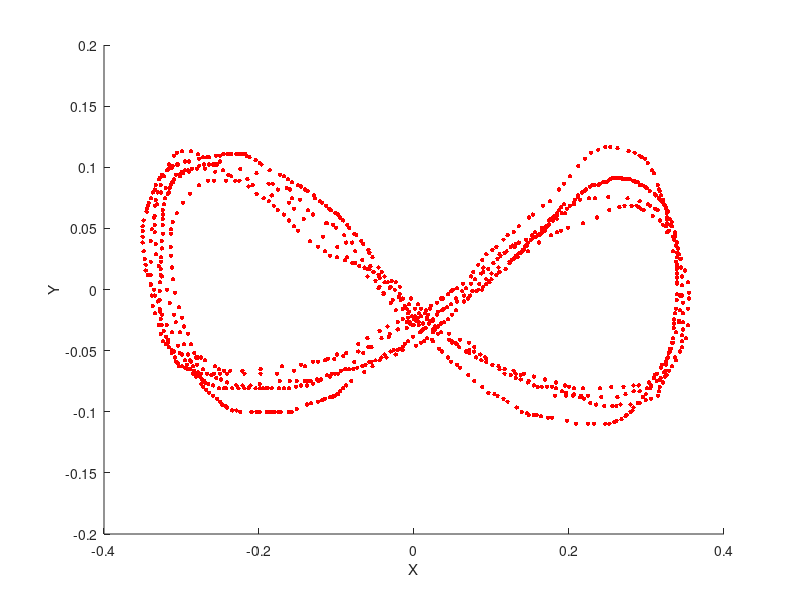

Here is the MATLAB script that generated this plot: (Note: this script raises an error after producing the figure.)
%% Setting Data
close all
clear

plots=true;
load('ImpossibleDataset_EightShape.mat', 'traj');
erased_values=20;
data=traj.data(erased_values:length(traj.data),:);
X_=data(:,1);
meanX=mean(X_);
Y_=data(:,2);
meanY=mean(Y_);

X=X_-meanX;
Y=Y_-meanY;
Z=ones(size(Y));
[THETA,RHO]=cart2pol(X,Y);
[THETA3,PHI3,RH03]=cart2sph(X,Y,Z);


figure;
hold on;
scatter(X,Y,10,'r','filled');
xlabel('X');
ylabel('Y');




%% Calculate Omega
t=(1:length(THETA))';
dt=ones(length(THETA)-1,1);
dTHETA=diff(THETA);
OMEGA=dTHETA./dt;
OMEGA=[OMEGA;OMEGA(length(OMEGA))];
while(max(OMEGA)>pi)
    OMEGA(OMEGA>pi)=OMEGA(OMEGA>pi)-2*pi;
end
while(min(OMEGA)<-pi)
    OMEGA(OMEGA<-pi)=OMEGA(OMEGA<-pi)+2*pi;
end

%% Filter (smoothing) Omega
sigma = 5;
sz = 11;    % length of gaussFilter vector
line = linspace(-sz / 2, sz / 2, sz);
gaussFilter = exp(-line .^ 2 / (2 * sigma ^ 2));
gaussFilter = gaussFilter / sum (gaussFilter);
OMEGA= filter (gaussFilter,1, OMEGA);

%% Adding data for THETA<pi and THETA >pi
perc_b=-pi+0.52;
perc_a=pi-0.52; %(30 last degrees)
THETA_new=[THETA(THETA>perc_a)-2*pi;THETA(THETA<perc_b)+2*pi];
RHO_new=[RHO(THETA>perc_a);RHO(THETA<perc_b)];
OMEGA_new=[OMEGA(THETA>perc_a);OMEGA(THETA<perc_b)];
THETA=[THETA;THETA_new];
RHO=[RHO;RHO_new];
OMEGA=[OMEGA;OMEGA_new];

%% Precomputing GPR constant matrices

kfcn = @(XN,XM,param) param(1)*exp(-(pdist2(XN,XM).^2)/(2*param(2)^2));
param=[1,0.2];



mdl_rho = fitrgp(THETA,RHO,'KernelFunction',kfcn,'KernelParameters',param);
param_rho.g=mdl_rho.KernelInformation.KernelParameters(1);
param_rho.l=mdl_rho.KernelInformation.KernelParameters(2);
param_rho.sigma = mdl_rho.Sigma;
disp("optimization of hyperparameters for E(Rho|Theta) DONE!");

mdl_omega = fitrgp([THETA,RHO],OMEGA,'KernelFunction',kfcn,'KernelParameters',param);
param_omega.g =mdl_omega.KernelInformation.KernelParameters(1);
param_omega.l =mdl_omega.KernelInformation.KernelParameters(2);
param_omega.sigma = mdl_omega.Sigma;
disp("optimization of hyperparameters for E(Omega|Rho,Theta) DONE!");



Bg = Gauss_Regression_Precompute(THETA,param_rho);
Bh = Gauss_Regression_Precompute([RHO,THETA],param_omega);

rho_pred = Gauss_Regression(Bg,RHO,THETA,THETA,param_rho);
ome_pred = Gauss_Regression(Bh,OMEGA,[RHO,THETA],[RHO,THETA],param_omega);

%% Calculating the limit cycle
steps=500;
RHO_vect=zeros(steps,1);
THETA_vect=zeros(steps,1);
OMEGA_vect=zeros(steps,1);
X_vect=zeros(steps,1);
Y_vect=zeros(steps,1);
RHO_vect(1,1)=RHO(1,1);
THETA_vect(1,1)=THETA(1,1);

X_vect(1,1)=1.5*X(1);
Y_vect(1,1)=1.5*Y(1);
dX=zeros((steps)-1,1);
dY=zeros((steps)-1,1);
dpos(1)=0;
for i = 1:(steps)-1
    [dRHO,dOMEGA] = next_step(RHO,THETA,OMEGA,RHO_vect(i,1),THETA_vect(i,1),OMEGA_vect(i,1),Bg,Bh,param_rho,param_omega);
    
    %RHO_vect(i+1,1)=RHO_vect(i,1) + dRHO;
    OMEGA_vect(i+1,1)=OMEGA_vect(i,1) + dOMEGA;
    %THETA_vect(i+1,1)=THETA(i,1) + OMEGA_vect(i+1,1);
    
    dX(i)=dRHO*cos(THETA_vect(i,1))-RHO_vect(i,1)*OMEGA_vect(i+1,1)*sin(THETA_vect(i,1));
    dY(i)=dRHO*sin(THETA_vect(i,1))+RHO_vect(i,1)*OMEGA_vect(i+1,1)*cos(THETA_vect(i,1));
    
    X_vect(i+1,1)=X_vect(i,1)+dX(i);
    Y_vect(i+1,1)=Y_vect(i,1)+dY(i);
    
    dpos(i+1) = sqrt((X_vect(i+1,1)-X_vect(i,1))^2+(Y_vect(i+1,1)-Y_vect(i,1))^2);
    [THETA_vect(i+1,1),RHO_vect(i+1,1)]=cart2pol(X_vect(i+1,1),Y_vect(i+1,1));
end
disp("Limit cycle calculated");

%% Testing/Plotting
if(plots)
    figure;
    scatter(X,Y,5,'filled','r');
    %
    %     figure;
    %     scatter(THETA,RHO,5,'filled');
    
    figure; hold on;
    scatter(THETA,rho_pred,5,'filled','g');
    scatter(THETA,RHO,5,'filled','r');
    legend({'rho predicted','rho'})
    xlabel('THETA');
    ylabel('RHO');
    
    figure;
    scatter3(RHO,THETA,ome_pred,'filled','g');
    hold on;
    scatter3(RHO,THETA,OMEGA,'filled','r');
    legend({'w predicted','w'})
    xlabel('RHO');
    ylabel('THETA');
    zlabel('OMEGA');
    hold off;
    
    figure; hold on;
    scatter(X,Y,5,'filled','r');
    scatter(X_vect,Y_vect,20,'filled','black');
    legend({'Dataset','Path limit cycle'})
    xlabel('X');
    ylabel('Y');
end

%% Create potential map
n=200;
X1 = min(X)+0.05*(min(X)-max(X));
X2 = max(X)+0.05*(max(X)-min(X));
Y1 = min(Y)+0.05*(min(Y)-max(Y));
Y2 = max(Y)+0.05*(max(Y)-min(Y));
pot_X = linspace(X1,X2,n)';
pot_Y = linspace(Y1,Y2,n)';
pot_Z = zeros(n,n);
N=1;
T=1;
K_alpha=5;
for i=1:n
    disp(i/n);
    for j=1:n
        [THETA_,RHO_]=cart2pol(pot_X(i),pot_Y(j));
        OMEGA_desired=Gauss_Regression(Bh,OMEGA,[RHO,THETA],[RHO_,THETA_],param_omega);
        RHO_desired=Gauss_Regression(Bg,RHO,THETA,THETA_,param_rho);
        
        alpha=min(K_alpha*(abs(RHO_-RHO_desired)),1);
        OMEGA_= (1-alpha)*OMEGA_desired;
        
        
        
        [dRHO_,dOMEGA_] = next_step(RHO,THETA,OMEGA,RHO_,THETA_,OMEGA_,Bg,Bh,param_rho,param_omega);
        OMEGA_=OMEGA_ + dOMEGA_;
        %dX_=dRHO_*cos(THETA_)-RHO_*OMEGA_*sin(THETA_);
        %dY_=dRHO_*sin(THETA_)+RHO_*OMEGA_*cos(THETA_);
        pot_Z(j,i)=N*(dRHO_^2+RHO_^2*OMEGA_^2)+T*abs(RHO_-RHO_desired)^2;
        
    end
end


axis=[linspace(0,0.03,10),linspace(0.0333,max(pot_Z,[],'all'),10)];
figure; hold on;
pot_Z_new=pot_Z;
pot_Z_new(pot_Z_new>0.001)=0.001;
contourf(pot_X,pot_Y,pot_Z_new,30);
scatter(X_vect,Y_vect,15,'filled','r')
cbh = colorbar ; %Create Colorbar

%% (print velocity along non-linear limit-cycle)
%% Create arrow maps
n=100;
X1 = min(X)+0.05*(min(X)-max(X));
X2 = max(X)+0.05*(max(X)-min(X));
Y1 = min(Y)+0.05*(min(Y)-max(Y));
Y2 = max(Y)+0.05*(max(Y)-min(Y));
pot_X = linspace(X1,X2,n)';
pot_Y = linspace(Y1,Y2,n)';
pot_Z = zeros(n,n);
N=1;
T=1;
K_alpha=5;
Ygmm = zeros(n^2,2);
for i=1:n
    disp(i/n);
    for j=1:n
        [THETA_,RHO_]=cart2pol(pot_X(i),pot_Y(j));
        OMEGA_desired=Gauss_Regression(Bh,OMEGA,[RHO,THETA],[RHO_,THETA_],param_omega);
        RHO_desired=Gauss_Regression(Bg,RHO,THETA,THETA_,param_rho);
        
        alpha=min(K_alpha*(abs(RHO_-RHO_desired)),1);
        OMEGA_= (1-alpha)*OMEGA_desired;
        
        
        
        [dRHO_,dOMEGA_] = next_step(RHO,THETA,OMEGA,RHO_,THETA_,OMEGA_,Bg,Bh,param_rho,param_omega);
        OMEGA_=OMEGA_ + dOMEGA_;
        dX_=dRHO_*cos(THETA_)-RHO_*OMEGA_*sin(THETA_);
        dY_=dRHO_*sin(THETA_)+RHO_*OMEGA_*cos(THETA_);
        val=(i-1)*n+j;
        Ygmm(val,:)=[dX_,dY_];
        pot_Z(j,i)=N*(dRHO_^2+RHO_^2*OMEGA_^2)+T*abs(RHO_-RHO_desired)^2;
        
    end
end


first=50;
n_X=X(first+1:length(X),:);


x_mesh=meshgrid(pot_X);
y_mesh=(meshgrid(pot_Y))';

figure;hold on;
title('Velocity along non-linear limit cycle')
s=scatter3(X_vect(3:end),Y_vect(3:end),dpos(3:end),[],dpos(3:end),'filled');
s.SizeData = 10;
cbar = colorbar;
cbar.Label.String = 'Velocity [m/s]';
%scatter(X_vect,Y_vect,20,'filled','black');
streamslice(x_mesh,y_mesh,reshape(Ygmm(:,1),n,n),...
    reshape(Ygmm(:,2),n,n),'method','cubic');

